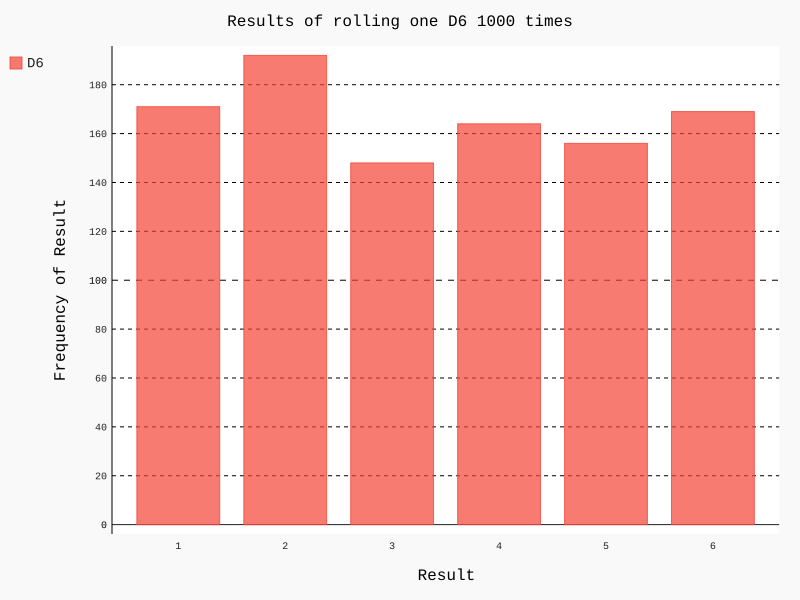

Source code (Python):
import pygal
from die import Die

if __name__ == '__main__':
    die = Die()

    results = []
    for roll_num in range(1000):
        result = die.roll()
        results.append(result)

    # 分析结果
    frequencies = []
    for value in range(1, die.num_sides+1):
        frequency = results.count(value)
        frequencies.append(frequency)

    print(frequencies)

    # 对结果进行可视化
    hist = pygal.Bar()  # 创建条形图实例

    hist.title = 'Results of rolling one D6 1000 times'
    hist.x_labels = ['1', '2', '3', '4', '5', '6']
    hist.x_title = 'Result'
    hist.y_title = 'Frequency of Result'

    # 将一系列值添加到图表中，并给添加的值指定的标签
    hist.add('D6', frequencies)
    hist.render_to_file('die_visual.svg')   # 生成的图表具有交互性
